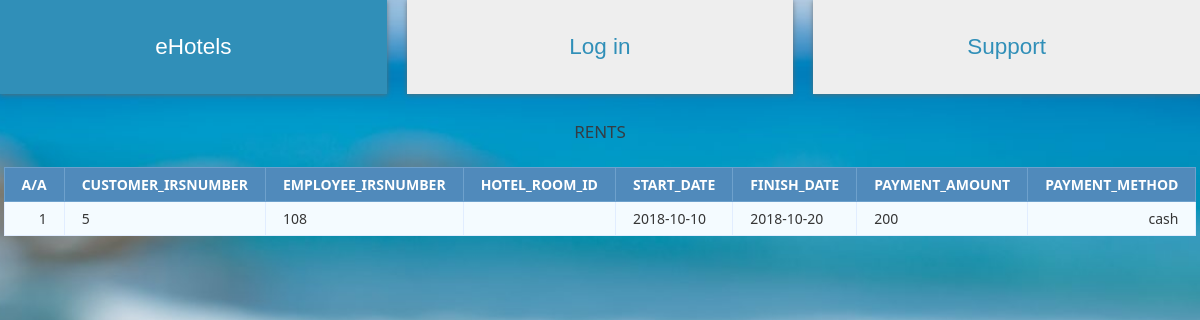
/Html,php/view_rent.php, run on the app's committed database.
### tables this page shows
CREATE TABLE `rents` (
  `Customer_IRSnumber` int(11) DEFAULT NULL,
  `Hotel_room_Room_id` int(11) DEFAULT NULL,
  `Employee_IRSnumber` int(11) DEFAULT NULL,
  `Start_date` date NOT NULL,
  `Finish_date` date NOT NULL,
  `Payment_amount` int(11) NOT NULL,
  `Payment_method` varchar(45) NOT NULL
);

### Html,php/view_rent.php (the view, shortened to what this page needs)
<html lang="gre">
  <head>
    <?php include "cssCode.php" ?>
</head>
  <body>
    <div class="wrapper">
      <?php include "top_buttons.php"  ?>
<html>
<body>
<?php
$conn = mysqli_connect("127.0.0.1","root","","test");
$sql = "SELECT *
			FROM rents";
$query = mysqli_query($conn, $sql);
?>
<html>
<head>
</head>
<body>
	<b><h1>Rents</h1><br></b>
	<table class="data-table">
		<thead>
			<tr>
				<th>A/A</th>
				<th>Customer_IRSnumber</th>
				<th>Employee_IRSnumber</th>
				<th>Hotel_room_ID</th>
				<th>Start_date</th>
				<th>Finish_date</th>
				<th>Payment_amount</th>
				<th>Payment_method</th>
			</tr>
		</thead>
		<tbody>
		<?php
		$no 	= 1;
 		while ($row = mysqli_fetch_array($query))
		{
 			echo '<tr>
					<td>'.$no.'</td>
					<td>'.$row['Customer_IRSnumber'].'</td>
					<td>'.$row['Employee_IRSnumber'].'</td>
					<td>'.$row['Hotel_room_Room_id'] .'</td>
					<td>'.$row['Start_date'] .'</td>
					<td>'.$row['Finish_date'] . '</td>
					<td>'.$row['Payment_amount'] . '</td>
					<td>'.$row['Payment_method'] . '</td>
 				</tr>';
 			$no++;
		}?>
		</tbody>
	</table>
</body>
</html>

### Html,php/w3.css (style rules this page uses)
:root { --primary:rgb(83, 168, 230); --dark:rgb(48, 143, 184); --light:#fff; --shadow:0 1px 5px rgba(104,104,104, 0.8); --advancedSearch:#eee; }
html { box-sizing:border-box }
*,*:before,*:after { box-sizing:inherit }
html { -ms-text-size-adjust:100%;-webkit-text-size-adjust:100% }
body { margin:0 }
html,body { font-family:Verdana,sans-serif;font-size:15px;line-height:1.5 }
html { overflow-x:hidden }
h1 { font-size:36px }
h1,h2,h3,h4,h5,h6 { font-family:"Segoe UI",Arial,sans-serif;font-weight:400;margin:10px 0 }

### Html,php/eHotels.css (style rules this page uses)
:root { --primary:rgb(83, 168, 230); --dark:rgb(48, 143, 184); --light:#fff; --shadow:0 1px 5px rgba(104,104,104, 0.8); --advancedSearch:rgb(0, 0, 0); }
* { margin:0; padding:0; }
body { background-color:rgb(251, 253, 255); background: url("./image/eHotels.jpg"); background-size: cover; background-position: bottom; }

### Html,php/checkbox.css (style rules this page uses)
:root { --primary:rgb(83, 168, 230); --dark:rgb(48, 143, 184); --light:#fff; --shadow:0 1px 5px rgba(104,104,104, 0.8); }

### Html,php/view_rent.php (style rules this page uses)
body { font-size: 15px; color: #343d44; font-family: "segoe-ui", "open-sans", tahoma, arial; padding: 0; margin: 0; }
table { margin: auto; font-family: "Lucida Sans Unicode", "Lucida Grande", "Segoe Ui"; font-size: 12px; }
h1 { margin: 25px auto 0; text-align: center; text-transform: uppercase; font-size: 17px; }
table td { transition: all .5s; }
.data-table { border-collapse: collapse; font-size: 14px; min-width: 537px; }
.data-table th, .data-table td { border: 1px solid #e1edff; padding: 7px 17px; }
.data-table thead th { background-color: #508abb; color: #FFFFFF; border-color: #6ea1cc !important; text-transform: uppercase; }
.data-table tbody td { color: #353535; }
.data-table tbody td:first-child, .data-table tbody td:nth-child(4), .data-table tbody td:last-child { text-align: right; }
.data-table tbody tr:nth-child(odd) td { background-color: #f4fbff; }

### data on the page
rents: Customer_IRSnumber "5", Employee_IRSnumber "108", Start_date "2018-10-10", Finish_date "2018-10-20", Payment_amount "200", Payment_method "cash"

### other printed values
$loggedInAs "Log in"
